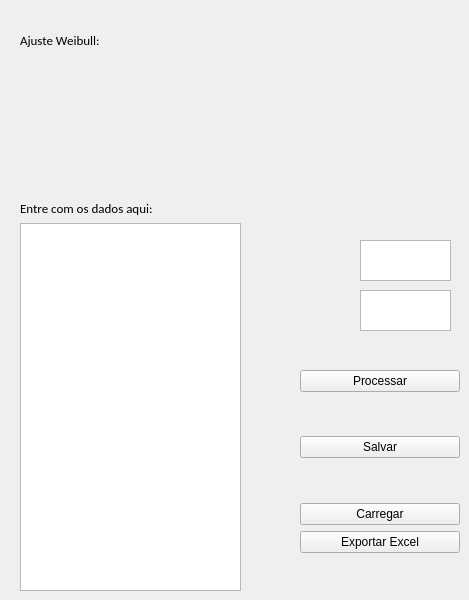
       <widget class="QWidget" name="Dados">
        <attribute name="title">
         <string> Dados</string>
        </attribute>
        <widget class="QWidget" name="verticalLayoutWidget_4">
         <property name="geometry">
          <rect>
           <x>20</x>
           <y>200</y>
           <width>221</width>
           <height>391</height>
          </rect>
         </property>
         <layout class="QVBoxLayout" name="verticalLayout_5">
          <item>
           <widget class="QLabel" name="label">
            <property name="font">
             <font>
              <family>Calibri</family>
              <pointsize>10</pointsize>
             </font>
            </property>
            <property name="text">
             <string>Entre com os dados aqui:</string>
            </property>
           </widget>
          </item>
          <item>
           <widget class="QTextEdit" name="entrada_dados"/>
          </item>
         </layout>
        </widget>
        <widget class="QWidget" name="verticalLayoutWidget_5">
         <property name="geometry">
          <rect>
           <x>300</x>
           <y>370</y>
           <width>160</width>
           <height>183</height>
          </rect>
         </property>
         <layout class="QVBoxLayout" name="verticalLayout_6">
          <item>
           <widget class="QPushButton" name="processar_rede">
            <property name="text">
             <string>Processar</string>
            </property>
           </widget>
          </item>
          <item>
           <spacer name="v_processar_salvar">
            <property name="orientation">
             <enum>Qt::Vertical</enum>
            </property>
            <property name="sizeHint" stdset="0">
             <size>
              <width>20</width>
              <height>40</height>
             </size>
            </property>
           </spacer>
          </item>
          <item>
           <widget class="QPushButton" name="salvar_dados">
            <property name="text">
             <string>Salvar</string>
            </property>
           </widget>
          </item>
          <item>
           <spacer name="v_salvar_carregar">
            <property name="orientation">
             <enum>Qt::Vertical</enum>
            </property>
            <property name="sizeHint" stdset="0">
             <size>
              <width>20</width>
              <height>40</height>
             </size>
            </property>
           </spacer>
          </item>
          <item>
           <widget class="QPushButton" name="carregar_dados_salvos">
            <property name="text">
             <string>Carregar</string>
            </property>
           </widget>
          </item>
          <item>
           <widget class="QPushButton" name="exportar_excel">
            <property name="text">
             <string>Exportar Excel</string>
            </property>
           </widget>
          </item>
         </layout>
        </widget>
        <widget class="QLabel" name="label_2">
         <property name="geometry">
          <rect>
           <x>70</x>
           <y>80</y>
           <width>373</width>
           <height>81</height>
          </rect>
         </property>
         <property name="styleSheet">
          <string notr="true">border-image: url(:/equations/equations/weibull.png);</string>
         </property>
         <property name="text">
          <string>&lt;html&gt;&lt;head/&gt;&lt;body&gt;&lt;p&gt;&lt;br/&gt;&lt;/p&gt;&lt;/body&gt;&lt;/html&gt;</string>
         </property>
        </widget>
        <widget class="QLabel" name="label_3">
         <property name="geometry">
          <rect>
           <x>20</x>
           <y>20</y>
           <width>351</width>
           <height>41</height>
          </rect>
         </property>
         <property name="font">
          <font>
           <family>Calibri</family>
           <pointsize>12</pointsize>
          </font>
         </property>
         <property name="text">
          <string>&lt;html&gt;&lt;head/&gt;&lt;body&gt;&lt;p&gt;&lt;span style=&quot; font-size:10pt;&quot;&gt;Ajuste Weibull:&lt;/span&gt;&lt;/p&gt;&lt;/body&gt;&lt;/html&gt;</string>
         </property>
        </widget>
        <widget class="QWidget" name="verticalLayoutWidget_6">
         <property name="geometry">
          <rect>
           <x>310</x>
           <y>240</y>
           <width>31</width>
           <height>87</height>
          </rect>
         </property>
         <layout class="QVBoxLayout" name="verticalLayout_9">
          <item>
           <widget class="QLabel" name="label_4">
            <property name="styleSheet">
             <string notr="true">border-image: url(:/equations/equations/theta.png);</string>
            </property>
            <property name="text">
             <string>&lt;html&gt;&lt;head/&gt;&lt;body&gt;&lt;p&gt;&lt;br/&gt;&lt;/p&gt;&lt;/body&gt;&lt;/html&gt;</string>
            </property>
           </widget>
          </item>
          <item>
           <widget class="QLabel" name="label_5">
            <property name="styleSheet">
             <string notr="true">border-image: url(:/equations/equations/gamma.png);</string>
            </property>
            <property name="text">
             <string>&lt;html&gt;&lt;head/&gt;&lt;body&gt;&lt;p align=&quot;center&quot;&gt;&lt;br/&gt;&lt;/p&gt;&lt;/body&gt;&lt;/html&gt;</string>
            </property>
           </widget>
          </item>
         </layout>
        </widget>
        <widget class="QTextBrowser" name="mostrar_theta">
         <property name="geometry">
          <rect>
           <x>360</x>
           <y>240</y>
           <width>91</width>
           <height>41</height>
          </rect>
         </property>
        </widget>
        <widget class="QTextBrowser" name="mostra_gamma">
         <property name="geometry">
          <rect>
           <x>360</x>
           <y>290</y>
           <width>91</width>
           <height>41</height>
          </rect>
         </property>
        </widget>
       </widget>
